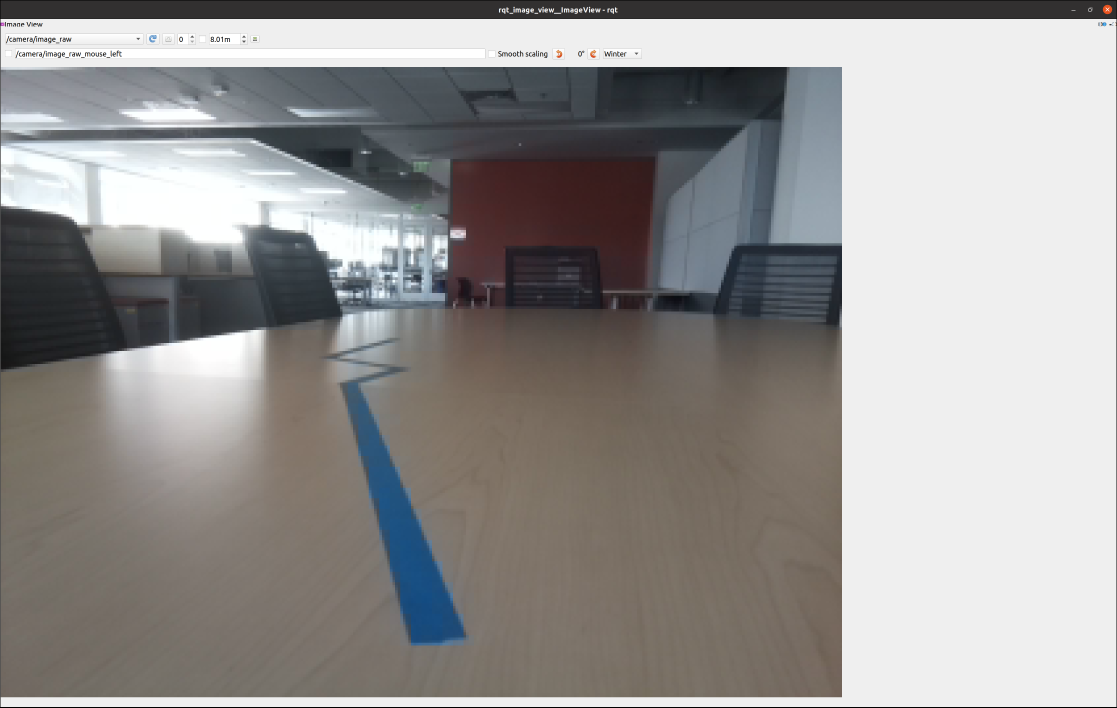
#> input picture catkin_ws/src/assignment5c_visual_tracking_and_following/src/scripts/thin_blue_line.png, 4468 x 2830 px (shown at 1/4 size)
$ python cp.py
#> lines starting #> are read from the running program, lines starting #| are printed output that depends on the picture; after the words box and inside, x2 and y2 are one past the last pixel; in counts of white or black regions, pixels touching at a corner belong together
#!/usr/bin/env python3

import cv2
import numpy as np

def nothing(x):
    pass

winname = "Color Picker"

cv2.namedWindow("Color Picker")
#cv2.resizeWindow("Color Picker", 320, 240)

cv2.createTrackbar('H min',winname,0,255,nothing)
cv2.createTrackbar('S min',winname,0,255,nothing)
cv2.createTrackbar('V min',winname,0,255,nothing)
cv2.createTrackbar('H max',winname,0,255,nothing)
cv2.createTrackbar('S max',winname,0,255,nothing)
cv2.createTrackbar('V max',winname,0,255,nothing)

cv_image = cv2.imread("thin_blue_line.png")
#> cv_image is the input picture: shape (2830, 4468, 3); mean B, G, R 147.1, 148.4, 150.5
height, width, channels = cv_image.shape
#> height = 2830; width = 4468; channels = 3

        # crop_img = cv_image[int((height/2)+100):int((height/2)+120)][1:int(width)]
crop_image = cv_image[int((height/2))+0:-1,:]
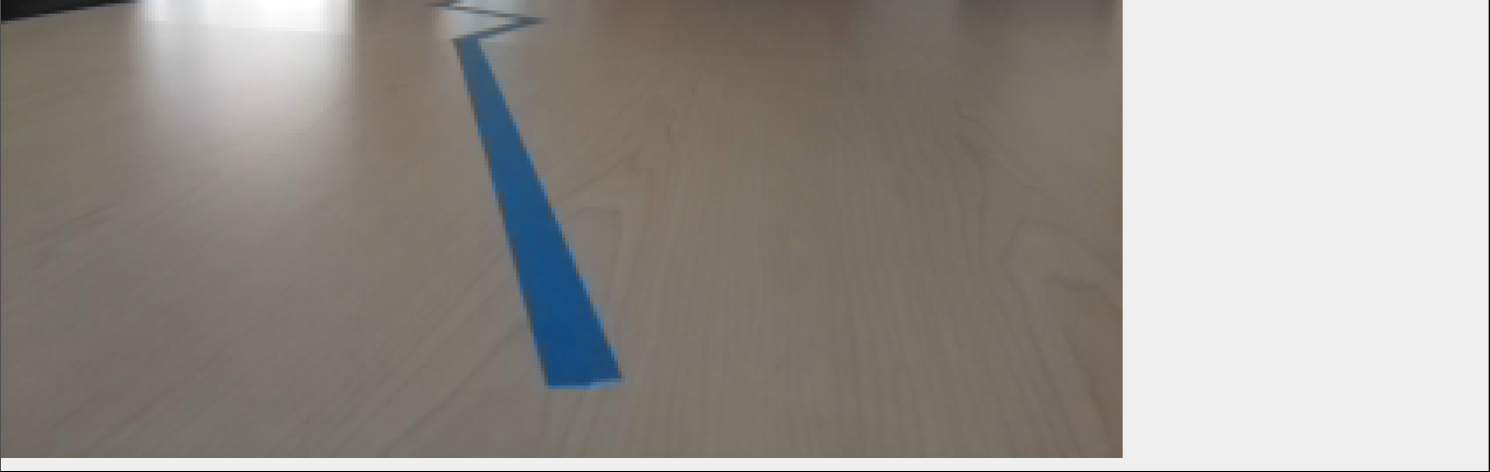
#> crop_image: shape (1414, 4468, 3) (shown at 1/3 size); mean B, G, R 143.8, 149.1, 154
#cv_image = cv2.resize(cv_image, (320, 240))

while(True):
    cv_image = cv2.imread("thin_blue_line.png")
    H = cv2.getTrackbarPos('H min', 'Color Picker')
    S = cv2.getTrackbarPos('S min', 'Color Picker')
    V = cv2.getTrackbarPos('V min', 'Color Picker')
    H2 = cv2.getTrackbarPos('H max', 'Color Picker')
    S2 = cv2.getTrackbarPos('S max', 'Color Picker')
    V2 = cv2.getTrackbarPos('V max', 'Color Picker')

    print(H, S, V)
    print(H2, S2, V2)
    print("\n\n")

    hsv = cv2.cvtColor(crop_image, cv2.COLOR_BGR2HSV)
#> hsv: shape (1414, 4468, 3); mean H, S, V 15.1, 30.9, 156.3
    lower_bound = np.array([H,S,V])
    upper_bound = np.array([H2,S2,V2])
    mask = cv2.inRange(hsv, lower_bound, upper_bound)
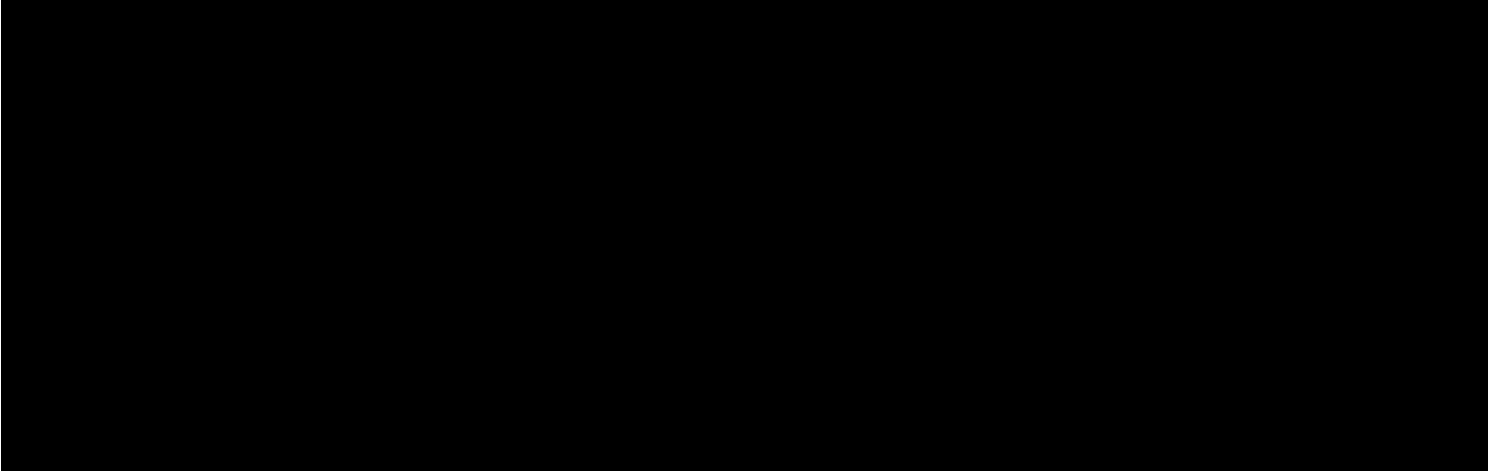
#> mask: shape (1414, 4468) (shown at 1/3 size); 0.16% white; 1 white region, box (x1, y1, x2, y2) and area: (0, 0, 4468, 1414) 10120
    final = cv2.bitwise_and(crop_image, crop_image, mask)
    cv2.imshow("Color Picker", final)

    if cv2.waitKey(1) & 0xFF == ord("q"):
#> (key q is pressed here)
        break

cv2.destroyAllWindows()
